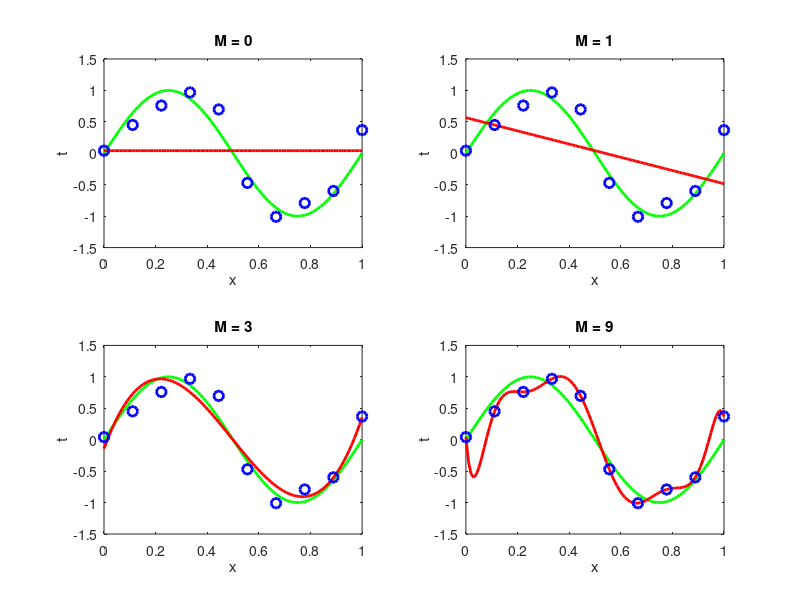

Write the MATLAB code that produced this figure.
% Figure 1.4 Plots of polynomials having various orders M
clear; close all;
figure;
x = linspace(0, 1, 10);
v = linspace(0, 1, 100);
sig = 0.2;
z = sin(2 * pi * x) + normrnd(0, sig, [1, length(x)]);
yo = sin(2 * pi * v);

vM = [0, 1, 3, 9];
for i = 1 : length(vM)
    subplot(2, 2, i);
    M = vM(i);
    p = polyfit(x, z, M);
    y = polyval(p, v);
    
    
    plot(v, yo, 'g-', 'LineWidth', 2); hold on;
    plot(v, y, 'r-', 'LineWidth', 2); hold on;
    scatter(x, z, 50, 'MarkerEdgeColor', 'b', 'LineWidth', 2); hold on;
    xlabel('x'); ylabel('t'); 
    title(['M = ', num2str(M)]);
    axis([0, 1, -1.5 1.5]);
end



